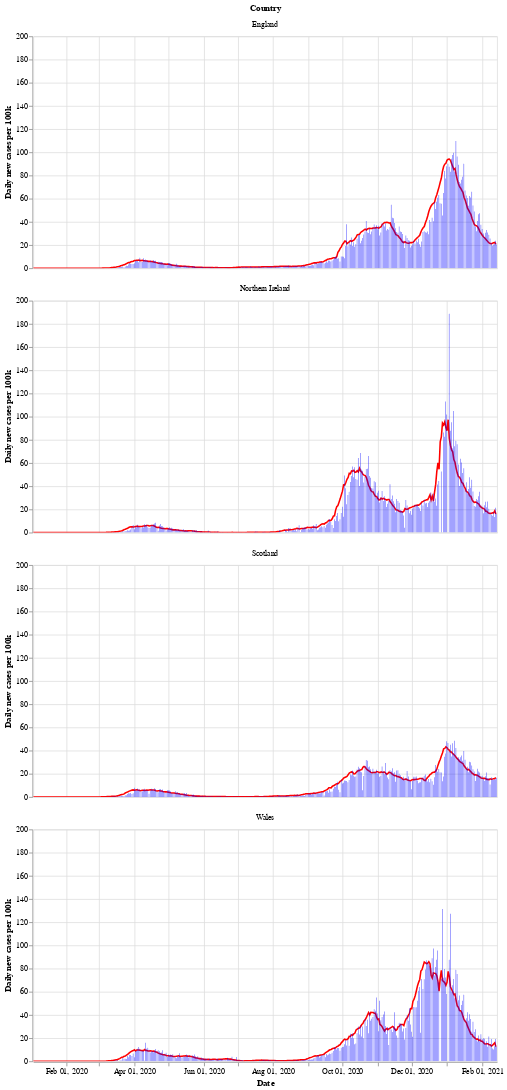

Notebook cell for this chart:
### Markdown cell above
Next is a bar chart of the number of new cases in each country (per 100k population), with the 7 day moving average of cases. Again we see that Wales saw a longer period of raising and falling cases compared to the other countries.

After a period of cases falling, each nation is now seeing a rise in the number of cases - especially in Wales.

### Code cell
# collapse
bars = alt.Chart(uk_cases).mark_bar().encode(
    x=alt.X("yearmonthdate(date):T", axis=alt.Axis(title='Date')),
    y=alt.Y("newCasesRate:Q", axis=alt.Axis(title='Daily new cases per 100k')),
    tooltip='newCasesRate',
    color=alt.condition(
        alt.datum.dailyChange > 0,
        alt.value("orange"),  # The positive color
        alt.value("blue")  # The negative color
    )
).properties(title='New cases per 100k population with rolling 7 day average', width=600).interactive()
line = alt.Chart(uk_cases).mark_line(
    color='red',
    size=2,
).transform_window(
    rolling_mean='mean(newCasesRate)',
    frame=[0, 7],
    groupby=['areaName']
).encode(
    x='yearmonthdate(date):T',
    y='rolling_mean:Q'
)
alt.layer(line, bars, data=uk_cases).facet(alt.Row('areaName', title='Country'), columns=1)

### Figure 1 — Vega-Lite specification as saved in the notebook (floating-point values rounded to 4 significant figures; data arrays with more than 128 entries replaced by an {"elided": "..."} marker saying what was removed)
{"config": {"view": {"continuousWidth": 400, "continuousHeight": 300}}, "data": {"name": "data-36aeba1c6a9f1351d49206361ffe6f1f"}, "facet": {"type": "nominal", "field": "areaName", "title": "Country"}, "spec": {"layer": [{"mark": {"type": "line", "color": "red", "size": 2}, "encoding": {"x": {"type": "temporal", "field": "date", "timeUnit": "yearmonthdate"}, "y": {"type": "quantitative", "field": "rolling_mean"}}, "transform": [{"window": [{"op": "mean", "field": "newCasesRate", "as": "rolling_mean"}], "frame": [0, 7], "groupby": ["areaName"]}]}, {"mark": "bar", "encoding": {"color": {"condition": {"value": "orange", "test": "(datum.dailyChange > 0)"}, "value": "blue"}, "tooltip": {"type": "quantitative", "field": "newCasesRate"}, "x": {"type": "temporal", "axis": {"title": "Date"}, "field": "date", "timeUnit": "yearmonthdate"}, "y": {"type": "quantitative", "axis": {"title": "Daily new cases per 100k"}, "field": "newCasesRate"}}, "selection": {"selector002": {"type": "interval", "bind": "scales", "encodings": ["x", "y"]}}, "title": "New cases per 100k population with rolling 7 day average", "width": 600}]}, "columns": 1, "$schema": "https://vega.github.io/schema/vega-lite/v4.8.1.json", "datasets": {"data-36aeba1c6a9f1351d49206361ffe6f1f": {"elided": "1632 records"}}}
